Frame 1 (no input): blank canvas, image omitted
Frame 60 (no input): blank canvas, image omitted
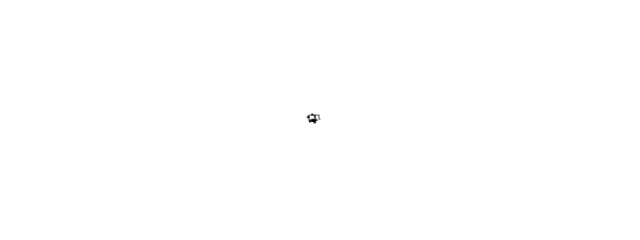
Frame 120 (the mouse pressed at the canvas centre since frame 60)

The p5.js sketch whose frames 1 and 60 were blank and that drew this single picture after the mouse press (run headless with seeded random() and noise() and a simulated clock; from frame 60 on, the mouse is pressed at the canvas centre):

// p5.js sketch
// ── sketch.js
// Declare a Walker object in the global scope
let walker;

//in p5.js, setup() is executed once when the sketch starts.
function setup() {
    createCanvas(640, 240);
    // Create the walker.
    walker = new Walker();
    background(255);// you need to put background() in the setup(), otherwise, it wil not be draw, because background will be cleared at each iteration of draw
}

//{!1} Then draw() loops forever and ever (until you quit).
function draw() {
    // Call functions on the walker.
    walker.step();
    walker.show();
}


// create the class
class Walker {
    // Objects have a constructor where they are initialized.
    constructor() {
        // Objects have data.
        this.x = width / 2;
        this.y = height / 2;
    }

    // Objects have methods.
    show() {
        stroke(0);
        point(this.x, this.y); // never forget the this. when referencing the properties (variables) of that object
    }


    step() {
        // Generate a random walker in 4 directions
        //generate a random number among 0, 1, 2, or 3. The random choice determines the step.        
        
        let choiceUp = random(0.2);
        let choiceDown = random (0.2, 0.4);
        let choiceLeft = random(0.4, 0.6);
        let choiceRight = random(0.6, 1.0);
        let choices = [choiceUp, choiceDown, choiceLeft, choiceRight];
        let choice = random(choices);
      
        if (choice<0.2) {
            this.x++;
        } else if (choice < 0.4 && choice > 0.2) {
            this.x--;
        } else if (choice < 0.6 && choice > 0.4) {
            this.y++;
        } else {
            this.y--;
        }


        // generate a random walker in 9 directions, including 原地不动, so x and y each has 3 directions (-1, 0, 1)
        // let stepX = random(-1, 1)
        // let stepY = random(-1, 1);
        // this.x += stepX;
        // this.y += stepY;

    }
}
